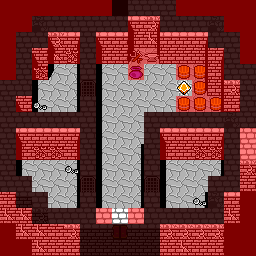

This game map was drawn from its Tiled (.tmx) file and the tilesets committed beside it. A one-line description and the trimmed map source follow:
An orthogonal 16x16 tile map with 16x16 px tiles, 7 tile layers (floor, overfloor, furniture, ceiling, ...) and 15 objects (bones3, bones2, bones1, hit_die, door3, ...).

<map version="1.2" tiledversion="1.3.4" orientation="orthogonal" renderorder="right-down" width="16" height="16" tilewidth="16" tileheight="16" infinite="0" nextlayerid="9" nextobjectid="16">
 <properties>
  <property name="for_of_war" type="bool" value="true" />
  <property name="music" value="dread.wav" />
  <property name="name" value="Witch's Dungeon" />
  <property name="vision_radius" type="int" value="5" />
 </properties>
 <tileset firstgid="1" source="tiled_tileset.tsx" />
 <layer id="1" name="floor" width="16" height="16">
  <data>[256 cells, 225 non-empty, 7 distinct tile ids]</data>
 </layer>
 <layer id="2" name="overfloor" width="16" height="16">
  <data>[256 cells, 59 non-empty, 6 distinct tile ids]</data>
 </layer>
 <layer id="3" name="furniture" width="16" height="16">
  <data>[256 cells, 23 non-empty, 9 distinct tile ids]</data>
 </layer>
 <layer id="4" name="ceiling" width="16" height="16">
  <data>[256 cells, 1 non-empty, 1 distinct tile ids]</data>
 </layer>
 <layer id="5" name="overceiling" width="16" height="16">
  <data>[256 cells, 0 non-empty, 0 distinct tile ids]</data>
 </layer>
 <layer id="6" name="obstacle" width="16" height="16">
  <data>[256 cells, 195 non-empty, 1 distinct tile ids]</data>
 </layer>
 <layer id="7" name="invisible" width="16" height="16">
  <data>[256 cells, 88 non-empty, 1 distinct tile ids]</data>
 </layer>
 <objectgroup id="8" name="objects">
  <object id="1" name="bones3" x="18.1806" y="162.623" width="11.3333" height="11">
   <properties>
    <property name="item1" value="_key:item:rib_cage" />
    <property name="type" value="hoard" />
   </properties>
  </object>
  <object id="2" name="bones2" x="209.853" y="161.431" width="11.3333" height="11">
   <properties>
    <property name="item1" value="_key:item:rib_cage" />
    <property name="type" value="hoard" />
   </properties>
  </object>
  <object id="3" name="bones1" x="34.8736" y="83.9271" width="11.3333" height="11">
   <properties>
    <property name="item1" value="_key:item:rib_cage" />
    <property name="type" value="hoard" />
   </properties>
  </object>
  <object id="4" name="hit_die" x="177.157" y="81.2397" width="13.9091" height="13.6364">
   <properties>
    <property name="type" value="hit_die" />
   </properties>
  </object>
  <object id="5" name="door3" x="83.5" y="180.223" width="9" height="8.55307">
   <properties>
    <property name="invisible" type="bool" value="false" />
    <property name="key" value="" />
    <property name="locked" type="bool" value="false" />
    <property name="open_delta_x" type="int" value="1" />
    <property name="open_delta_y" type="int" value="0" />
    <property name="type" value="door" />
   </properties>
  </object>
  <object id="6" name="door2" x="147" y="181.223" width="9" height="8.55307">
   <properties>
    <property name="invisible" type="bool" value="false" />
    <property name="key" value="" />
    <property name="locked" type="bool" value="false" />
    <property name="open_delta_x" type="int" value="1" />
    <property name="open_delta_y" type="int" value="0" />
    <property name="type" value="door" />
   </properties>
  </object>
  <object id="7" name="door1" x="83" y="84.7235" width="9" height="8.55307">
   <properties>
    <property name="invisible" type="bool" value="false" />
    <property name="key" value="" />
    <property name="locked" type="bool" value="false" />
    <property name="open_delta_x" type="int" value="1" />
    <property name="open_delta_y" type="int" value="0" />
    <property name="type" value="door" />
   </properties>
  </object>
  <object id="8" name="entrance" x="115.417" y="226.598" width="9" height="10.6364">
   <properties>
    <property name="destiny" value="witch_hut:dungeon" />
    <property name="key" value="" />
    <property name="locked" type="bool" value="false" />
    <property name="open_delta_x" type="int" value="1" />
    <property name="open_delta_y" type="int" value="0" />
    <property name="type" value="door" />
   </properties>
  </object>
  <object id="9" name="zombie7" x="58" y="186">
   <properties>
    <property name="type" value="zombie" />
   </properties>
   <point />
  </object>
  <object id="10" name="zombie6" x="184" y="182.667">
   <properties>
    <property name="type" value="zombie" />
   </properties>
   <point />
  </object>
  <object id="11" name="zombie5" x="58" y="91.3333">
   <properties>
    <property name="type" value="zombie" />
   </properties>
   <point />
  </object>
  <object id="12" name="zombie4" x="172" y="204">
   <properties>
    <property name="type" value="zombie" />
   </properties>
   <point />
  </object>
  <object id="13" name="zombie3" x="69" y="206">
   <properties>
    <property name="type" value="zombie" />
   </properties>
   <point />
  </object>
  <object id="14" name="zombie2" x="168.667" y="108.667">
   <properties>
    <property name="type" value="zombie" />
   </properties>
   <point />
  </object>
  <object id="15" name="zombie1" x="170" y="88.3333">
   <properties>
    <property name="type" value="zombie" />
   </properties>
   <point />
  </object>
 </objectgroup>
</map>
